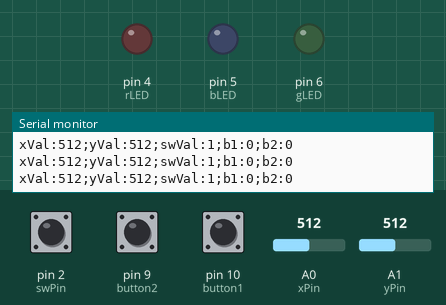
Recording of a sketch running on a simulated Arduino Uno, built with avr-gcc and run on an emulated ATmega328P. On the bench: output pins drawn as LEDs (lit = HIGH), the last lines printed to the serial monitor. The test bench sets the inputs (shaded band); at power-on: pin 2 (swPin) HIGH, pin 9 (button2) LOW, pin 10 (button1) LOW, A0 (xPin) = 512, A1 (yPin) = 512.

Above: at 1.2 s.
1.3 s: pin 2 (swPin) pulled LOW for 0.15 s
At 1.41 s:
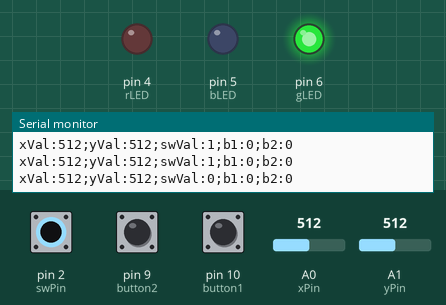
2.9 s: pin 9 (button2) pulled HIGH for 0.15 s
At 2.98 s:
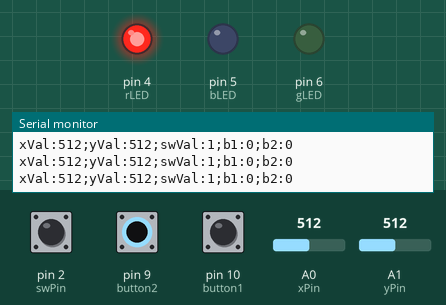
4.5 s: pin 10 (button1) pulled HIGH for 0.15 s
At 4.6 s:
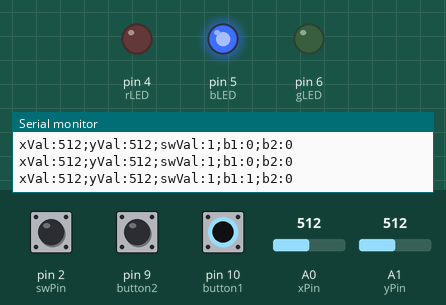
6.1 s: A0 (xPin) set to 106
9.1 s: A0 (xPin) set to 93
12.1 s: A1 (yPin) set to 110
15.1 s: A1 (yPin) set to 89
Timing chart, 0 to 18.1 s (numbered marks = the images above; inputs shaded):
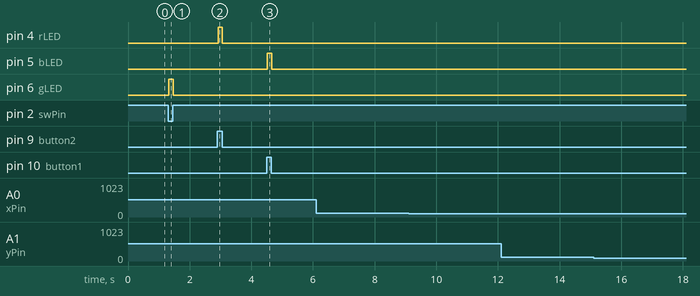

Measured:
- after the input at 1.3 s, pin 6 (gLED): LOW → HIGH at once, → LOW 0.15 s later
- after the input at 2.9 s, pin 4 (rLED): LOW → HIGH at once, → LOW 0.12 s later
- after the input at 4.5 s, pin 5 (bLED): LOW → HIGH at once, → LOW 0.15 s later

The sketch:

lab7part3.ino
```cpp
const int xPin = A0;
const int yPin = A1;
const int swPin = 2;

const int button1 = 10;
const int button2 = 9;

const int rLED = 4;
const int bLED = 5;
const int gLED = 6;

void setup()
{
  pinMode(xPin, INPUT);
  pinMode(yPin, INPUT);
  pinMode(swPin, INPUT_PULLUP);

  pinMode(button1, INPUT);
  pinMode(button2, INPUT);

  pinMode(rLED, OUTPUT);
  pinMode(bLED, OUTPUT);
  pinMode(gLED, OUTPUT);

  Serial.begin(9600);
}

void loop()
{

  int x = analogRead(xPin);
  int y = analogRead(yPin);
  int sw = digitalRead(swPin);

  int b1 = digitalRead(button1);
  int b2 = digitalRead(button2);

    digitalWrite(gLED, LOW);
    digitalWrite(rLED, LOW);
    digitalWrite(bLED, LOW);

  if(sw == LOW){
    digitalWrite(gLED, HIGH);
  }
  if(b1 == HIGH){
    digitalWrite(bLED, HIGH);
  }
  if(b2 == HIGH){
    digitalWrite(rLED, HIGH);
  }


  //Serial.print("b1:1;b2:0;xVal:435;yVal:957;swVal:0");

  Serial.print("xVal:");
  Serial.print(x);
  Serial.print(";yVal:");
  Serial.print(y);
  Serial.print(";swVal:");
  Serial.print(sw);
  Serial.print(";b1:");
  Serial.print(b1);
  Serial.print(";b2:");
  Serial.println(b2);
}
```
